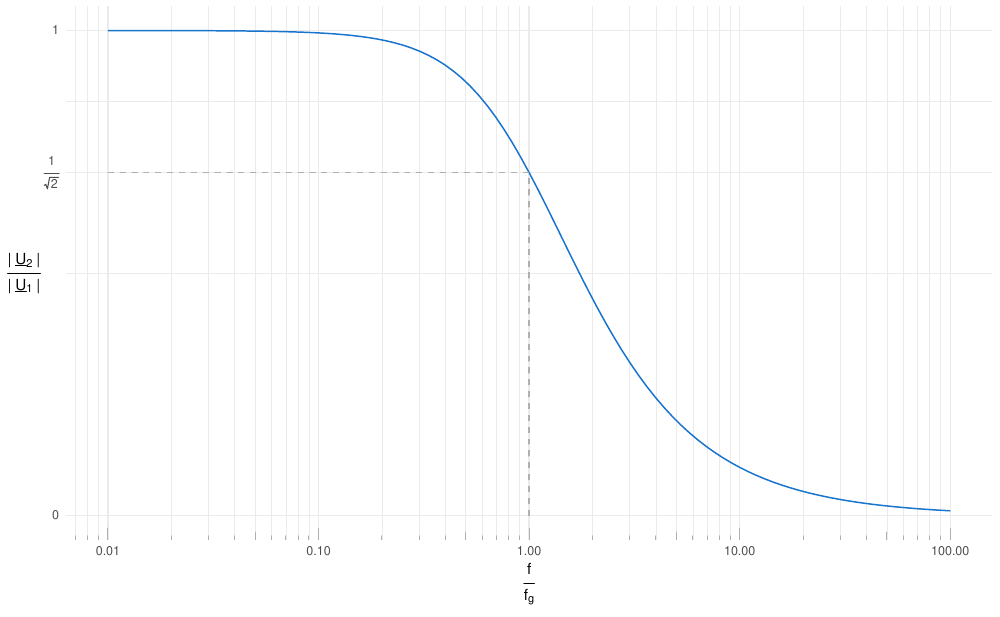

This figure's R source:
#RC Tiefpassfilter

library(ggplot2)

options(scipen=10000)

breaks       <- 10^(-10:10)
minor_breaks <- rep(1:9, 21)*(10^rep(-10:10, each=9))

ybreaks = c(seq(0,1.0,0.1),round(1/sqrt(2),digits = 3));
ybreaks = ybreaks[-8] # ybreaks without 0.7 (8th element)

output_width  <- 10
output_height <- output_width * 0.6180339887498948

data <- read.csv(file = "RC_LP.csv")

dataU1    <- data$u1
dataU2    <- data$u2
dataPhase <- data$phase
dataX     <- data$ffg
dataY     <- dataU2/dataU1
displaydata <- data.frame(x=dataX, y=dataY)


ylabel <- bquote( over( "|" ~ underline("U")[2] ~ "|"  , "|" ~ underline("U")[1] ~ "|") )
xlabel <- bquote( over( "f", "f"[g]))

rc_fun<- function(f) {1 / sqrt(1 + (f)^2)}

pdf("RC_LP_clean.pdf", width = output_width, height = output_height, )

####################################################################

p9 <- ggplot(displaydata, aes(dataX, dataY)) +

        theme_minimal() + # maybe theme_bw()

        stat_function(aes(color = "he world"), fun = rc_fun, colour = "dodgerblue3")+

        theme(axis.title.y = element_text(angle = 0, vjust = .5)) + # rotate axis title

        xlab(xlabel)  +
        ylab(ylabel)  +

        scale_y_continuous(limits=c(0, 1), breaks = c(0, 1, (1/sqrt(2))), labels = c(0, 1, bquote( over(1,sqrt(2)))) ) +
        scale_x_continuous(trans = "log10", breaks = breaks, minor_breaks = minor_breaks, limits=c(0.01, 100))+

        annotation_logticks(sides = "b", colour = "grey69", size = .333) + # maybe remove

        #lines
        geom_segment( aes(x = 0.01, y = 1/sqrt(2),  xend = 1, yend = 1/sqrt(2) ), color="grey69", linetype="dashed")+
        geom_segment( aes(x = 1,    y = 0,          xend = 1, yend = 1/sqrt(2) ), color="grey69", linetype="dashed")

p9
